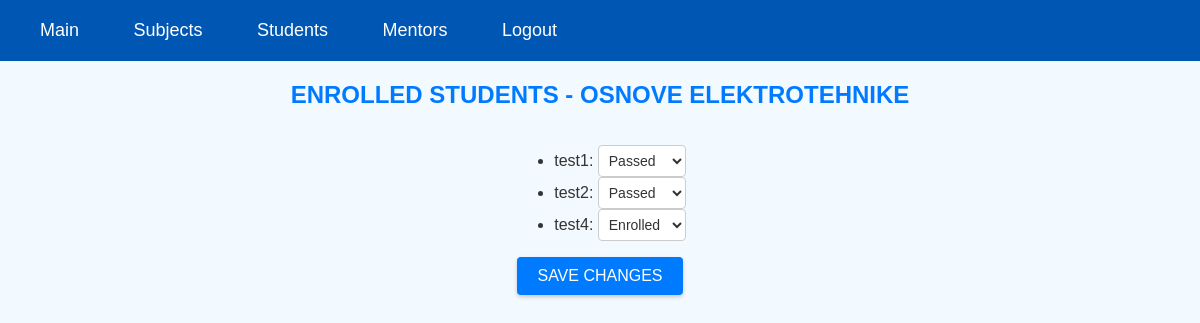
Screenshot of /enrolled-students/3/ (signed in) with the database file from the repository.
### app/models.py (models this page shows, shortened)
class Subject(models.Model):
    IZBORNI_CHOICES = (('da', 'Da'), ('ne', 'Ne'), )
    id = models.IntegerField(primary_key=True)
    name = models.CharField(max_length=255)
    code = models.CharField(max_length=255)
    program = models.TextField()
    ects_points = models.IntegerField()
    sem_redovni = models.IntegerField()
    sem_izvanredni = models.IntegerField()
    izborni = models.CharField(max_length=2, choices=IZBORNI_CHOICES)

class Enrollment(models.Model):
    STATUS_CHOICES = (('ENROLLED', 'Enrolled'), ('PASSED', 'Passed'), ('DROPPED', 'Dropped'))
    student = models.ForeignKey(User, on_delete=models.CASCADE)
    subject = models.ForeignKey(Subject, on_delete=models.CASCADE)
    status = models.CharField(max_length=50, choices=STATUS_CHOICES)

class User(AbstractUser):
    class Status(models.TextChoices):
        NONE = "NONE", 'None'
        FULL_TIME_STUDENT = "FULL_TIME_STUDENT", 'Full Time Student'
        PART_TIME_STUDENT = "PART_TIME_STUDENT", 'Part Time Student'
    role = models.ForeignKey(Role, on_delete=models.CASCADE)
    status = models.CharField(max_length=50, choices=Status.choices)

### app/authorization.py (the view)
    def wrapper(request, *args, **kwargs):
        if request.user.is_authenticated and (request.user.role == Role.objects.get(name='MENTOR') or request.user.role == Role.objects.get(name='ADMIN')):
            return view_func(request, *args, **kwargs)
        else:
            return render(request, 'forbidden.html')  # Render your custom forbidden page

### app/authorization.py (called while the page is built)
def mentor_or_admin_required(view_func):
    def wrapper(request, *args, **kwargs):
        if request.user.is_authenticated and (request.user.role == Role.objects.get(name='MENTOR') or request.user.role == Role.objects.get(name='ADMIN')):
            return view_func(request, *args, **kwargs)
        else:
            return render(request, 'forbidden.html')  # Render your custom forbidden page
    return wrapper

### app/views.py (called while the page is built)
@mentor_or_admin_required
def enrolled_students(request, subject_id):
    tempUser = "ADMIN"
    if request.user.role ==  Role.objects.get(name='MENTOR'):
        tempUser = "MENTOR"
    tempSubject = get_object_or_404(Subject, id=subject_id)
    enrollments = Enrollment.objects.filter(subject=tempSubject, status__in=['ENROLLED', 'PASSED', 'DROPPED'])
    return render(request, 'student-subject/enrolled-students.html',
                   {'subject': tempSubject, 'enrollments': enrollments, "temp_user" : tempUser})

### app/templates/student-subject/enrolled-students.html (shortened to what this page needs)
{% extends 'base.html' %}
{% load static %}
{% block css %}
    <link rel="stylesheet" type="text/css" href="{% static 'form-style-1.css' %}">
{% endblock %}
{% block header %}
    {% if temp_user == 'ADMIN' %}
        {% include 'administrator/admin_header.html' %}
    {% elif temp_user == 'MENTOR' %}
        {% include 'mentor/mentor/mentor_header.html' %}
    {% endif %}
{% endblock %}
{% block content %}
    <h1>Enrolled Students - {{ subject.name }}</h1>
    <form method="POST" action="{% url 'enrollment-update' %}">
        <ul>
            {% for enrollment in enrollments %}
                <li>
                    {{ enrollment.student.username }}:
                    <select name="status_{{ enrollment.student.id }}">
                        <option value="ENROLLED" {% if enrollment.status == 'ENROLLED' %}selected{% endif %}>Enrolled</option>
                        <option value="PASSED" {% if enrollment.status == 'PASSED' %}selected{% endif %}>Passed</option>
                    </select>
                </li>
            {% endfor %}
        </ul>
        <button type="submit">Save Changes</button>
    </form>
{% endblock %}

### app/static/form-style-1.css (style rules this page uses)
body { font-family: "Arial", sans-serif; background-color: #f2f9ff; color: #333; display: flex; flex-direction: column; align-items: center; }
h1 { color: #007bff; font-size: 24px; text-transform: uppercase; margin-top: 20px; margin-bottom: 20px; }
form { display: flex; flex-direction: column; align-items: center; margin-bottom: 20px; }
input[type="submit"], button[type="submit"] { background-color: #007bff; color: #fff; border: none; padding: 10px 20px; cursor: pointer; font-size: 16px; border-radius: 4px; text-transform: uppercase; transition: background-color 0.3s ease; box-shadow: 0 2px 4px rgba(0, 0, 0, 0.2); }
select { padding: 6px; font-size: 14px; border: 1px solid #ccc; border-radius: 4px; background-color: #fff; color: #333; }
option { font-size: 14px; background-color: #fff; color: #333; }

### app/static/administrator/header_style.css (style rules this page uses)
body { margin: 0; padding: 10; }

### rows the page displays
Subject: name "OSNOVE ELEKTROTEHNIKE"
Enrollment: student.username "test1", status+student "Passed"
Enrollment: student.username "test2", status+student "Passed"
Enrollment: student.username "test4", status+student "Enrolled"
